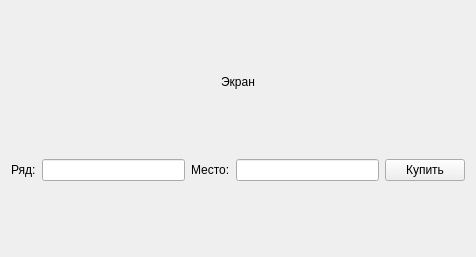
<?xml version="1.0" encoding="UTF-8"?>
<ui version="4.0">
 <class>Form</class>
 <widget class="QWidget" name="Form">
  <property name="geometry">
   <rect>
    <x>0</x>
    <y>0</y>
    <width>476</width>
    <height>257</height>
   </rect>
  </property>
  <property name="windowTitle">
   <string>Form</string>
  </property>
  <layout class="QGridLayout" name="gridLayout_2">
   <item row="2" column="0">
    <widget class="QLabel" name="label_2">
     <property name="text">
      <string>Ряд:</string>
     </property>
    </widget>
   </item>
   <item row="0" column="0" colspan="5">
    <widget class="QLabel" name="label">
     <property name="sizePolicy">
      <sizepolicy hsizetype="Expanding" vsizetype="Fixed">
       <horstretch>0</horstretch>
       <verstretch>0</verstretch>
      </sizepolicy>
     </property>
     <property name="text">
      <string>Экран</string>
     </property>
     <property name="alignment">
      <set>Qt::AlignCenter</set>
     </property>
    </widget>
   </item>
   <item row="2" column="2">
    <widget class="QLabel" name="label_3">
     <property name="text">
      <string>Место:</string>
     </property>
    </widget>
   </item>
   <item row="1" column="0" colspan="5">
    <layout class="QGridLayout" name="seats_grid"/>
   </item>
   <item row="2" column="4">
    <widget class="QPushButton" name="buy_button">
     <property name="text">
      <string>Купить</string>
     </property>
    </widget>
   </item>
   <item row="2" column="1">
    <widget class="QLineEdit" name="row_edit">
     <property name="alignment">
      <set>Qt::AlignCenter</set>
     </property>
    </widget>
   </item>
   <item row="2" column="3">
    <widget class="QLineEdit" name="col_edit">
     <property name="alignment">
      <set>Qt::AlignCenter</set>
     </property>
    </widget>
   </item>
  </layout>
 </widget>
 <resources/>
 <connections/>
</ui>
